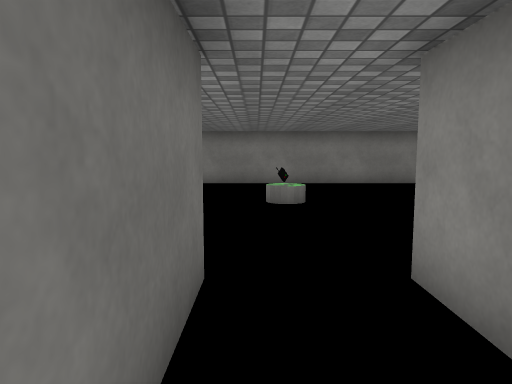
[1] (above)

16 first-person views from a walk through a 3-D level made in the Unity game engine. The camera is 1.2 m above the floor, tilts 6° down and sees 70° across. The floor is counted in squares, 1 m on a side. Each view is taken from the middle of a square. On the plan, view 1 faces up. The plan holds only what a view shows up to about 15 squares ahead; the rest is blank. The place goes on beyond the plan. The player is left out. Surface patterns are stand-ins for the level's own textures.

[2]
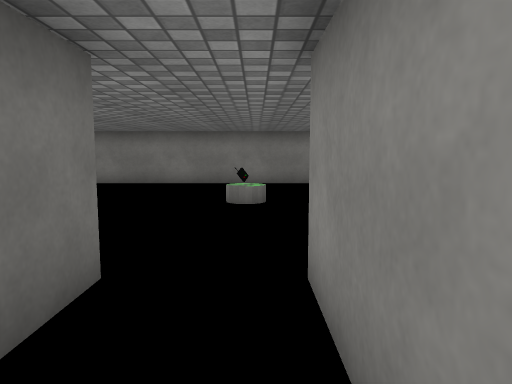

[3]
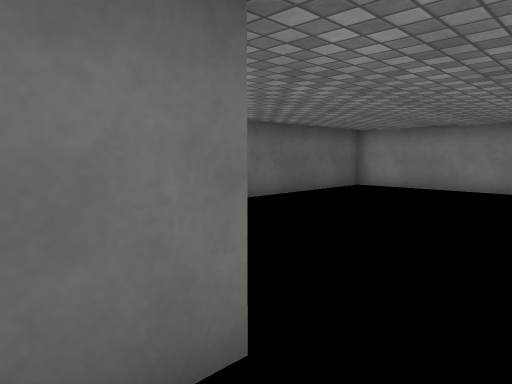

[4]
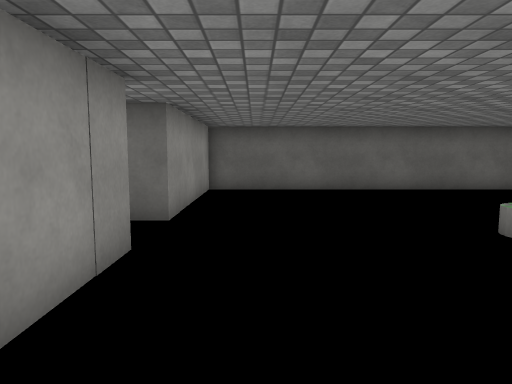

[5]
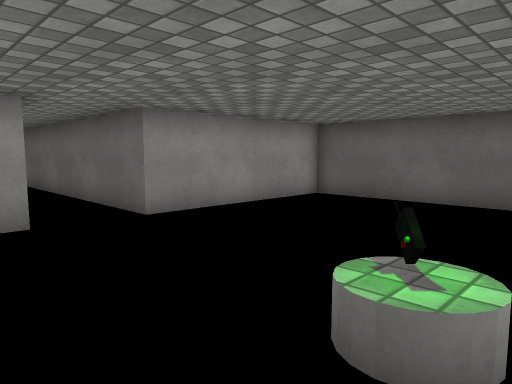

[6]
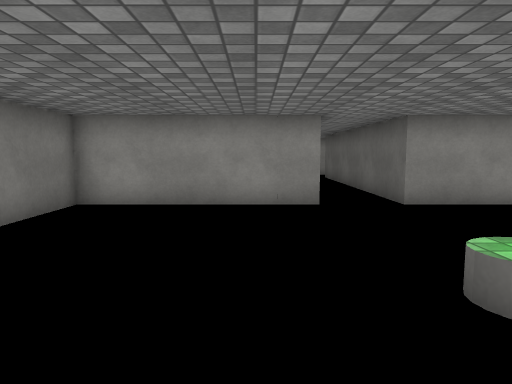

[7]
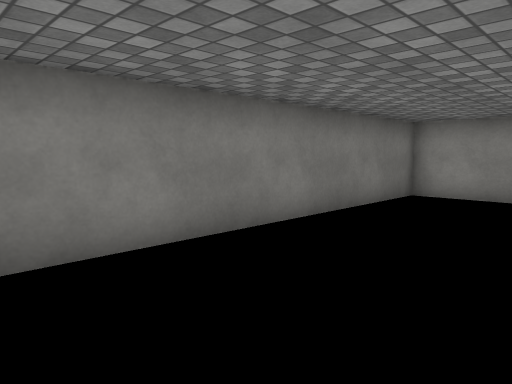

[8]
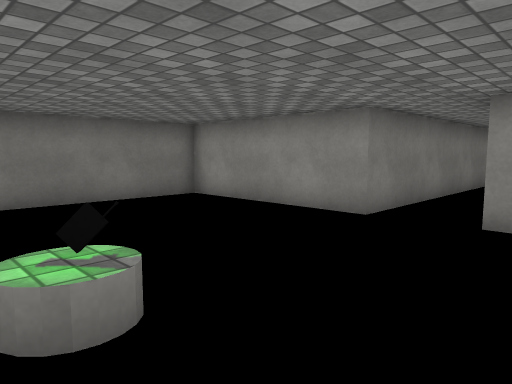

[9]
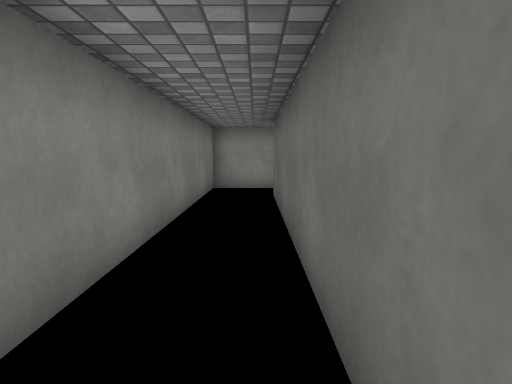

[10]
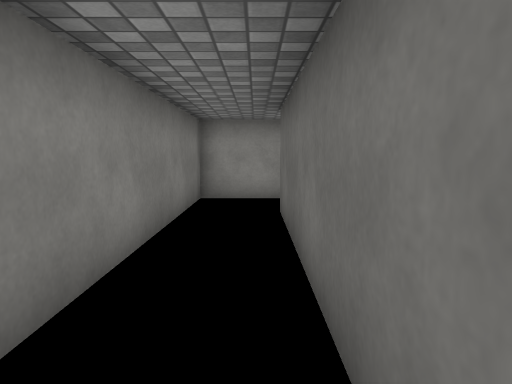

[11]
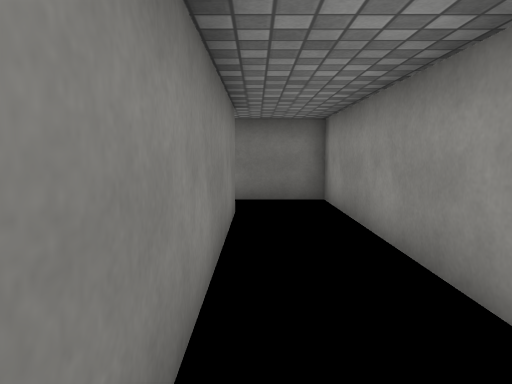

[12]
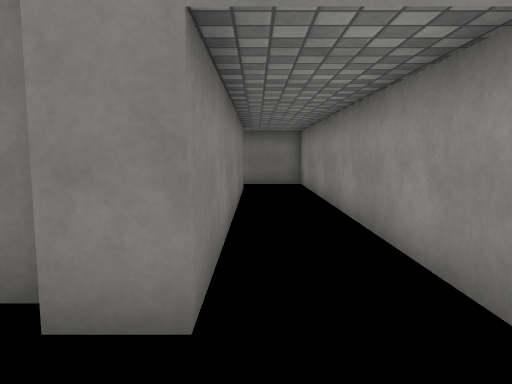

[13]
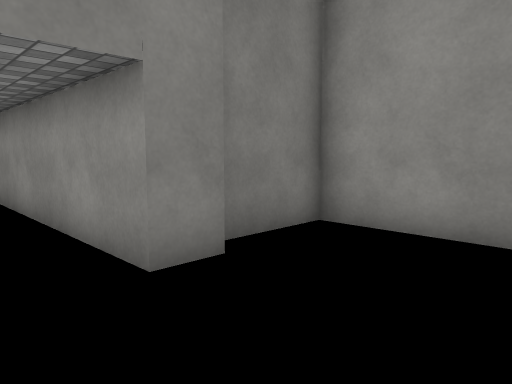

[14]
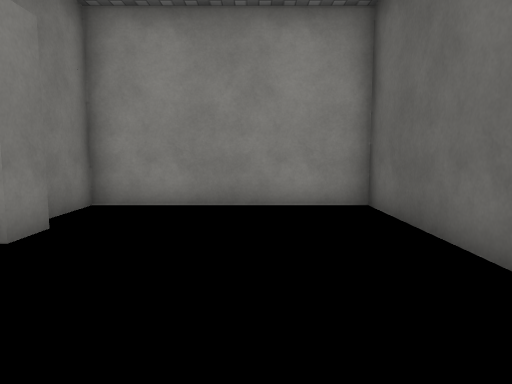

[15]
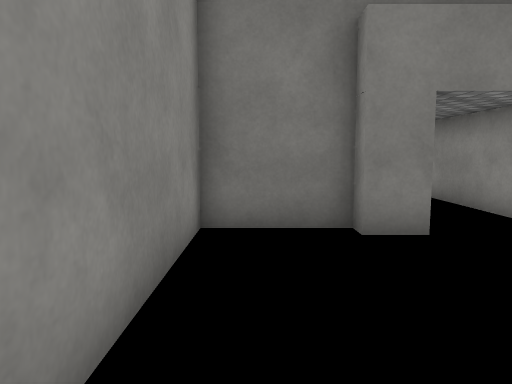

[16]
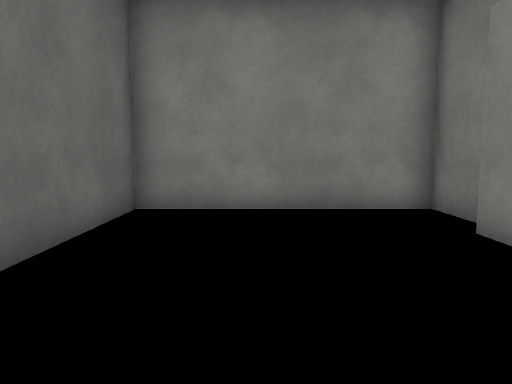

### Floor plan
Points are (right, up) in squares from view 1. A wall is a line through its corners. A room is listed if a view was taken in it or the views show most of it. See-through windows are left out.
Room 1 (views 1, 2, 3, 10, 11, 12, 13, 14, 15, 16)
walls: (-10.7, -9.9) (-10.7, -8.8) (1.5, -8.8) (1.5, 3.4); (-0.5, 3.4) (-0.5, -6.6) (-10.7, -6.6) (-10.7, -5.6) (-10.2, -5.6) (-10.2, -3.1) (-16.6, -3.1) (-16.6, -12.5) (-10.2, -12.5) (-10.2, -10.1)
ways out: opening at (0.5, 3) to room 2
Room 2 (views 4, 5, 6, 7, 8, 9)
walls: (1.5, 3.4) (7.2, 3.4) (7.2, 13.4); (6.5, 14.8) (-6.2, 14.8) (-6.2, 3.4) (-0.5, 3.4)
ways out: opening at (0.5, 3) to room 1

Where each view was taken, in squares from view 1:
view 1: 0 up, 0 right, facing up
view 2: 0 up, 1 right, facing up
view 3: 2 up, 1 right, facing up-left
view 4: 5 up, 6 right, facing left
view 5: 10 up, 3 right, facing down-left
view 6: 12 up, 3 right, facing down
view 7: 14 up, 3 right, facing down-right
view 8: 10 up, 2 left, facing down-right
view 9: 4 up, 0 right, facing down
view 10: 1 up, 0 right, facing down
view 11: 7 down, 8 left, facing right
view 12: 7 down, 13 left, facing right
view 13: 7 down, 14 left, facing down-right
view 14: 4 down, 14 left, facing down
view 15: 4 down, 16 left, facing right
view 16: 11 down, 14 left, facing up
